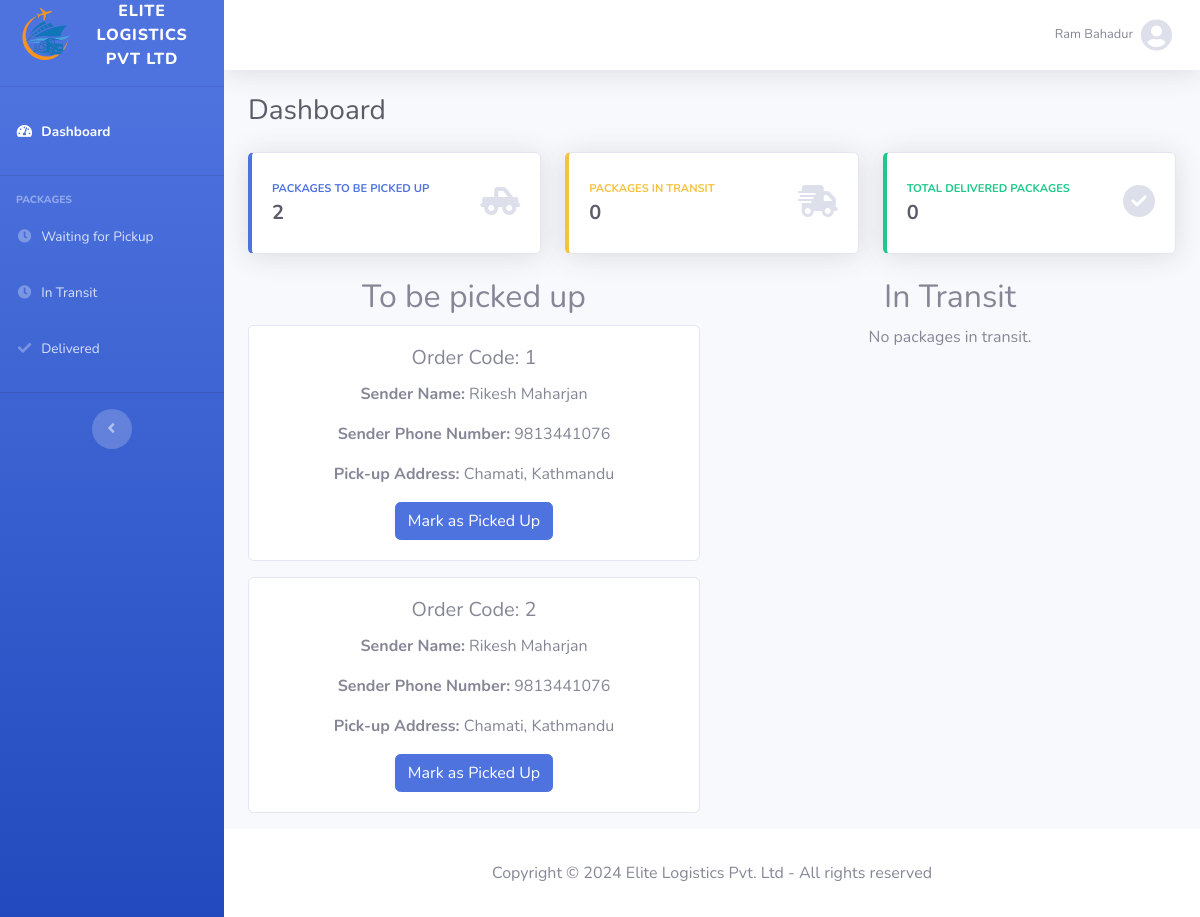
Page /dashboard.php (signed in) on the earlier database version.
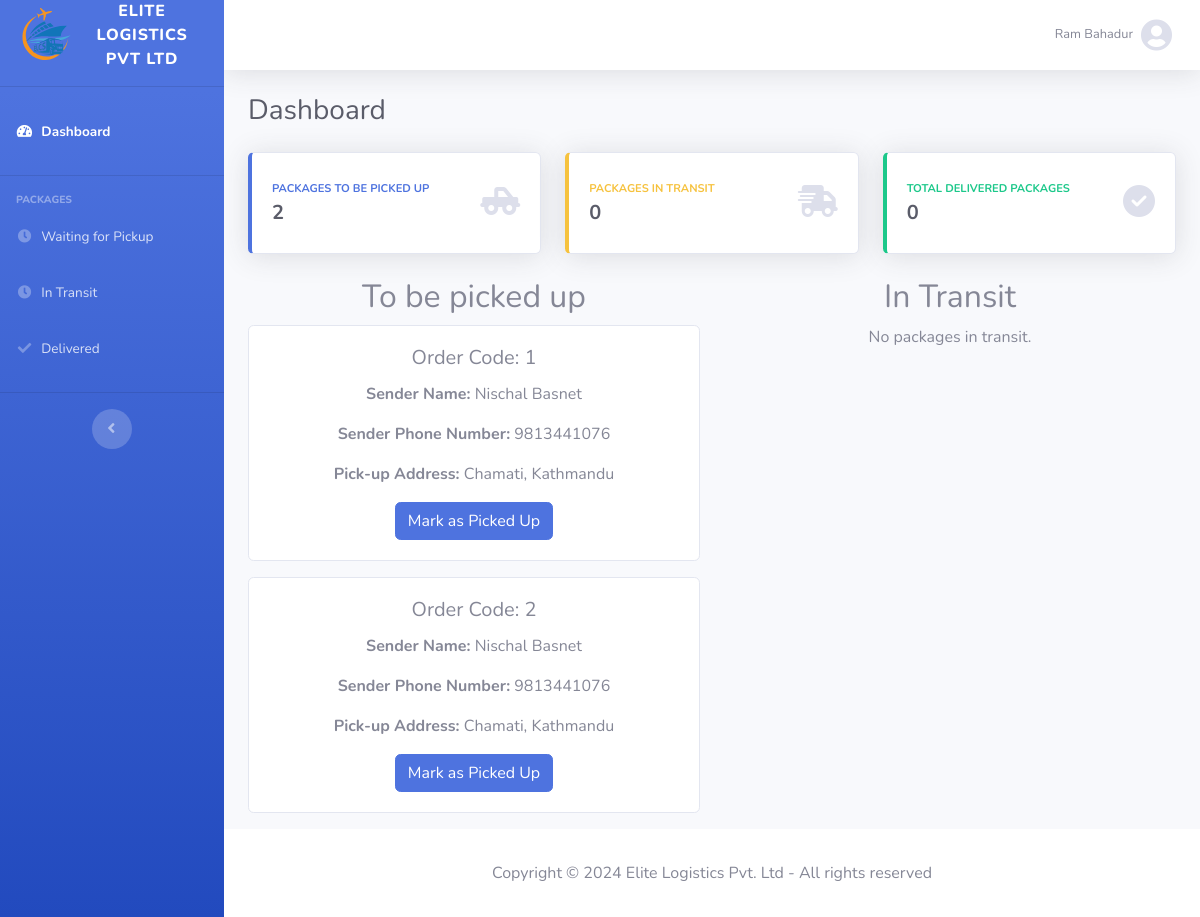
Same page on the later database version.
### tables this page shows
CREATE TABLE account_details (
  account_id INT PRIMARY KEY AUTO_INCREMENT,
  name VARCHAR(100) NOT NULL,
  email VARCHAR(100) NOT NULL,
  password VARCHAR(320) NOT NULL,
  phone_no VARCHAR(20) NOT NULL,
  type_id INT,
  created_on DATETIME NOT NULL,
  default_location VARCHAR(255) NOT NULL,
  INDEX idx_name (name),
  FOREIGN KEY (type_id) REFERENCES account_type (type_id) ON DELETE CASCADE
);

CREATE TABLE package_details (
  order_code INT PRIMARY KEY AUTO_INCREMENT,
  account_id INT,
  receiver_id INT,
  delivery_rider_id INT,
  date_received DATETIME,
  date_delivered DATETIME,
  delivery_status_id INT,
  description VARCHAR(255),
  remarks VARCHAR(255),
  created_on DATETIME NOT NULL,
  date_assigned DATETIME,
  INDEX idx_account_id (account_id),
  INDEX idx_receiver_id (receiver_id),
  INDEX idx_delivery_rider_id (delivery_rider_id),
  INDEX idx_delivery_status_id (delivery_status_id),
  FOREIGN KEY (account_id) REFERENCES account_details (account_id) ON DELETE CASCADE,
  FOREIGN KEY (receiver_id) REFERENCES receiver_details (receiver_id) ON DELETE CASCADE,
  FOREIGN KEY (delivery_rider_id) REFERENCES account_details (account_id) ON DELETE CASCADE,
  FOREIGN KEY (delivery_status_id) REFERENCES delivery_status (status_id) ON DELETE CASCADE
);

CREATE TABLE address_details (
  address_id INT PRIMARY KEY AUTO_INCREMENT,
  order_code INT,
  address_type_id INT,
  address VARCHAR(255) NOT NULL,
  INDEX idx_order_code (order_code),
  INDEX idx_address_type_id (address_type_id),
  FOREIGN KEY (order_code) REFERENCES package_details (order_code) ON DELETE CASCADE,
  FOREIGN KEY (address_type_id) REFERENCES address_type (address_type_id) ON DELETE CASCADE
);

### dashboard.php (called while the page is built, shortened)
<?php
$cssFiles = ['dashboard.css'];
include 'php/connection.php';
include 'php/page_header.php';
include 'php/dashboard_check.php';
include 'php/dashboard_main.php';
include 'php/page_footer.php';
?>

### php/dashboard_check.php (called while the page is built, shortened)
<?php
$accountId = $_SESSION['account_id'];
$stmt = $pdo->prepare("SELECT type_id,name,email,phone_no,default_location FROM account_details WHERE account_id = :accountId");
$stmt->bindParam(':accountId', $accountId);
$stmt->execute();
$user = $stmt->fetch(PDO::FETCH_ASSOC);
$userType = $user['type_id'];
?>

### php/dashboard_content.php (the view, shortened to what this page needs)
<?php if ($userType == '3'): ?>
    <div class="row">
        <div class="col-xl-4 col-md-6 mb-4">
            <div class="card border-left-primary shadow h-100 py-2">
                <div class="card-body">
                    <div class="row no-gutters align-items-center">
                        <div class="col mr-2">
                            <div class="text-xs font-weight-bold text-primary text-uppercase mb-1">Packages To Be Picked Up
                            </div>
                            <div class="h5 mb-0 font-weight-bold text-gray-800">
                                <?php
                                $sql = "SELECT COUNT(*) AS total_delivered FROM package_details WHERE delivery_rider_id = :riderId AND delivery_status_id = 2";
                                $stmt = $pdo->prepare($sql);
                                $stmt->bindParam(':riderId', $accountId);
                                $stmt->execute();
                                $result = $stmt->fetch(PDO::FETCH_ASSOC);
                                echo $result['total_delivered'];
                                ?>
                            </div>
                        </div>
                        <div class="col-auto">
                            <i class="fa-solid fa-truck-pickup fa-2x text-gray-300"></i>
                        </div>
                    </div>
                </div>
            </div>
        </div>
        <div class="col-xl-4 col-md-6 mb-4">
            <div class="card border-left-warning shadow h-100 py-2">
                <div class="card-body">
                    <div class="row no-gutters align-items-center">
                        <div class="col mr-2">
                            <div class="text-xs font-weight-bold text-warning text-uppercase mb-1">Packages in Transit</div>
                            <div class="h5 mb-0 font-weight-bold text-gray-800">
                                <?php
                                $sql = "SELECT COUNT(*) AS total_pending FROM package_details WHERE delivery_rider_id = :riderId AND delivery_status_id = 3";
                                $stmt = $pdo->prepare($sql);
                                $stmt->bindParam(':riderId', $accountId);
                                $stmt->execute();
                                $result = $stmt->fetch(PDO::FETCH_ASSOC);
                                echo $result['total_pending'];
                                ?>
                            </div>
                        </div>
                        <div class="col-auto">
                            <i class="fa-solid fa-truck-fast fa-2x text-gray-300"></i>
                        </div>
                    </div>
                </div>
            </div>
        </div>
        <div class="col-xl-4 col-md-6 mb-4">
            <div class="card border-left-success shadow h-100 py-2">
                <div class="card-body">
                    <div class="row no-gutters align-items-center">
                        <div class="col mr-2">
                            <div class="text-xs font-weight-bold text-success text-uppercase mb-1">Total Delivered Packages
                            </div>
                            <div class="h5 mb-0 font-weight-bold text-gray-800">
                                <?php
                                $sql = "SELECT COUNT(*) AS total_delivered FROM package_details WHERE delivery_rider_id = :riderId AND delivery_status_id = 4";
                                $stmt = $pdo->prepare($sql);
                                $stmt->bindParam(':riderId', $accountId);
                                $stmt->execute();
                                $result = $stmt->fetch(PDO::FETCH_ASSOC);
                                echo $result['total_delivered'];
                                ?>
                            </div>
                        </div>
                        <div class="col-auto">
                            <i class="fa-solid fa-circle-check fa-2x text-gray-300"></i>
                        </div>
                    </div>
                </div>
            </div>
        </div>
    </div>
    <div class="row">
        <div class="col-md-6 text-center">
            <h2>To be picked up</h2>
            <?php
            $sql = "SELECT * FROM package_details pd
                JOIN account_details ad ON pd.account_id = ad.account_id
                JOIN address_details addr ON pd.order_code = addr.order_code
                WHERE pd.delivery_rider_id = :deliveryRiderId AND pd.delivery_status_id = 2 AND addr.address_type_id = 1";
            $stmt = $pdo->prepare($sql);
            $stmt->bindParam(':deliveryRiderId', $_SESSION['account_id']);
            $stmt->execute();
            $packagesToBePickedUp = $stmt->fetchAll(PDO::FETCH_ASSOC);
            if (count($packagesToBePickedUp) > 0) {
                foreach ($packagesToBePickedUp as $package) {
                    echo '<div class="card mb-3">';
                    echo '<div class="card-body">';
                    echo '<h5 class="card-title">Order Code: ' . $package['order_code'] . '</h5>';
                    echo '<p><strong>Sender Name:</strong> ' . $package['name'] . '</p>';
                    echo '<p><strong>Sender Phone Number:</strong> ' . $package['phone_no'] . '</p>';
                    echo '<p><strong>Pick-up Address:</strong> ' . $package['address'] . '</p>';
                    echo '<form action="php/processPickedUp.php" method="POST">';
                    echo '<button type="submit" class="btn btn-primary">Mark as Picked Up</button>';
                    echo '</form>';
                    echo '</div>';
                    echo '</div>';
                }
            } else {
                echo '<p>No packages to be picked up.</p>';
            }
            ?>
        </div>
        <div class="col-md-6 text-center">
            <h2>In Transit</h2>
            <?php
            $sql = "SELECT * FROM package_details pd
                JOIN account_details ad ON pd.account_id = ad.account_id
                JOIN receiver_details rd ON pd.receiver_id = rd.receiver_id
                JOIN address_details addr ON pd.order_code = addr.order_code
                WHERE pd.delivery_rider_id = :deliveryRiderId AND pd.delivery_status_id = 3 AND addr.address_type_id = 2";
            $stmt = $pdo->prepare($sql);
            $stmt->bindParam(':deliveryRiderId', $_SESSION['account_id']);
            $stmt->execute();
            $packagesInTransit = $stmt->fetchAll(PDO::FETCH_ASSOC);
            if (count($packagesInTransit) > 0) {
                foreach ($packagesInTransit as $package) {
                    echo '<div class="card mb-3">';
                    echo '<div class="card-body">';
                    echo '<h5 class="card-title">Order Code: ' . $package['order_code'] . '</h5>';
                    echo '<p><strong>Receiver Name:</strong> ' . $package['name'] . '</p>';
                    echo '<p><strong>Receiver Phone Number:</strong> ' . $package['phone_no'] . '</p>';
                    echo '<p><strong>Delivery Address:</strong> ' . $package['address'] . '</p>';
                    echo '<form action="php/processDelivered.php" method="POST">';
                    echo '<input type="hidden" name="order_code" value="' . $package['order_code'] . '">';
                    echo '<button type="submit" class="btn btn-primary">Mark as Delivered</button>';
                    echo '</form>';
                    echo '</div>';
                    echo '</div>';
                }
            } else {
                echo '<p>No packages in transit.</p>';
            }
            ?>
        </div>
    </div>
<?php endif; ?>

### php/page_header.php (shortened to what this page needs)
<!DOCTYPE html>
<html lang="en">
<head>
    <?php if (isset($cssFiles) && is_array($cssFiles)): ?>
        <?php foreach ($cssFiles as $cssFile): ?>
            <link rel="stylesheet" href="styles/<?php echo $cssFile; ?>">
        <?php endforeach; ?>
    <?php endif; ?>
    <link href="vendor/fontawesome-free/css/all.min.css" rel="stylesheet" type="text/css">

### php/dashboard_main.php (shortened to what this page needs)
<?php
$currentPage = basename($_SERVER['PHP_SELF'], ".php");
?>
</head>
<body id="page-top">
    <div id="wrapper">
        <ul class="navbar-nav bg-gradient-primary sidebar sidebar-dark accordion" id="accordionSidebar">
            <li>
                <a class="sidebar-brand d-flex align-items-center justify-content-center" href="index.php">
                    <div class="sidebar-brand-icon">
                        <img src="images/logo.svg" alt="Logo" width="60vw">
                    </div>
                    <div class="sidebar-brand-text mx-3">Elite Logistics Pvt Ltd</div>
                </a>
            </li>
            <li class="sidebar-divider my-0">
                <hr>
            </li>
            <li class="nav-item <?php echo ($currentPage === 'dashboard') ? 'active' : ''; ?>">
                <a class="nav-link" href="dashboard.php">
                    <i class="fas fa-fw fa-tachometer-alt"></i>
                    <span>Dashboard</span>
                </a>
            </li>
            <li class="sidebar-divider">
                <hr>
            </li>
            <?php if ($userType == 3) : ?>
                <li class="sidebar-heading">
                    Packages
                </li>
                <li class="nav-item <?php echo ($currentPage === 'delivery_personnel_pickup') ? 'active' : ''; ?>">
                    <a class="nav-link" href="delivery_personnel_pickup.php">
                        <i class="fas fa-fw fa-clock"></i>
                        <span>Waiting for Pickup</span>
                    </a>
                </li>
                <li class="nav-item <?php echo ($currentPage === 'delivery_personnel_transit') ? 'active' : ''; ?>">
                    <a class="nav-link" href="delivery_personnel_transit.php">
                        <i class="fas fa-fw fa-clock"></i>
                        <span>In Transit</span>
                    </a>
                </li>
                <li class="nav-item  <?php echo ($currentPage === 'delivery_personnel_delivered') ? 'active' : ''; ?>">
                    <a class="nav-link" href="delivery_personnel_delivered.php">
                        <i class="fas fa-fw fa-check"></i>
                        <span>Delivered</span>
                    </a>
                </li>
            <?php endif; ?>
            <li class="sidebar-divider d-none d-md-block">
                <hr>
            </li>
            <li class="text-center d-none d-md-inline">
                <button class="rounded-circle border-0" id="sidebarToggle" title="Toggle Sidebar">
                </button>
            </li>
        </ul>
        <div id="content-wrapper" class="d-flex flex-column">
            <div id="content">
                <nav class="navbar navbar-expand navbar-light bg-white topbar mb-4 static-top shadow">
                    <ul class="navbar-nav ml-auto">
                        <li class="nav-item dropdown no-arrow">
                            <a class="nav-link dropdown-toggle" href="#" id="userDropdown" role="button" data-toggle="dropdown" aria-haspopup="true" aria-expanded="false">
                                <span class="mr-2 d-none d-lg-inline text-gray-600 small">
                                    <?php echo $user['name']; ?>
                                </span>
                                <i class="fas fa-user-circle fa-2x text-gray-300"></i>
                            </a>
                        </li>
                    </ul>
                </nav>
                <div class="container-fluid">
                    <?php
                    if ($currentPage === 'dashboard') :
                        echo '
                    <div class="d-sm-flex align-items-center justify-content-between mb-4">
                        <h1 class="h3 mb-0 text-gray-800">Dashboard</h1>
                    </div>';
                        include 'dashboard_content.php';
                    endif;
                    ?>
                </div>
            </div>
            <footer class="sticky-footer bg-white">
                <div class="container my-auto">
                    <div class="text-center my-auto">
                        <span>Copyright &copy;
                            <?php echo date('Y'); ?> Elite Logistics Pvt. Ltd - All rights reserved
                        </span>
                    </div>
                </div>
            </footer>
        </div>
    </div>

### php/page_footer.php (shortened to what this page needs)
</body>
</html>

Differences in the rows shown:
changed through a linked row, package_details (number 1 of 2 on the later page): account.name "Rikesh Maharjan" → "Nischal Basnet"
changed through a linked row, package_details (number 2 of 2 on the later page): account.name "Rikesh Maharjan" → "Nischal Basnet"
